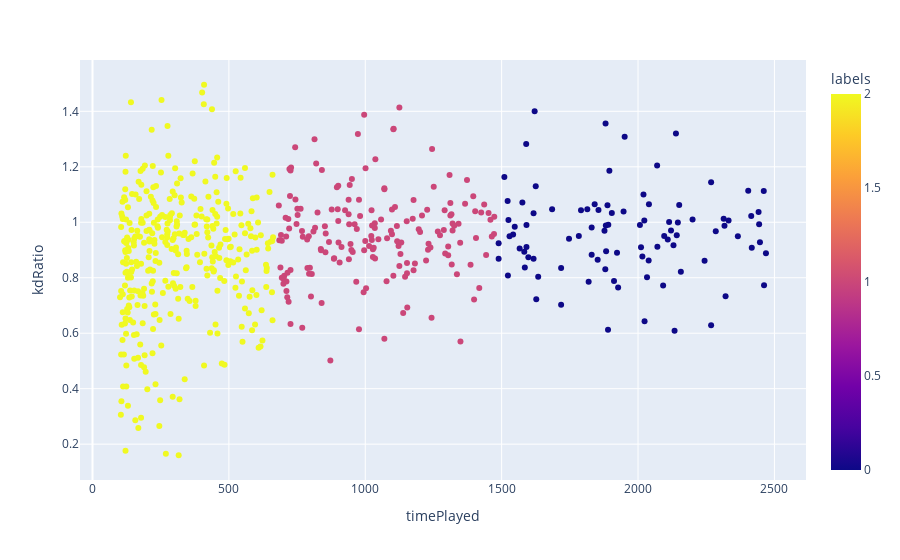

Here is the notebook cell this chart was saved with:
### Code cell
#Get Data
cols = ["kdRatio","timePlayed"]
cod_df = read_csv("data/cod.csv", usecols=cols)
cod_df = cod_df[(cod_df["kdRatio"]>0) & (cod_df["timePlayed"]>100) & (cod_df["kdRatio"]<1.5) & (cod_df["timePlayed"] < 2500)]

#Cluster
scratch_kMeans_clstr = k_means.k_means(3)
scratch_kMeans_clstr.fit(cod_df)
cod_df['labels'] = scratch_kMeans_clstr.labels_vect.astype('int32')
fig = px.scatter(cod_df, x='timePlayed', y='kdRatio', color='labels')
fig.show()

### Figure 1 — Plotly figure (JSON) as saved in the notebook; plotly's stock layout.template omitted (floating-point values rounded to 4 significant figures; data arrays with more than 128 entries replaced by an {"elided": "..."} marker saying what was removed)
{"data": [{"hovertemplate": "timePlayed=%{x}<br>kdRatio=%{y}<br>labels=%{marker.color}<extra></extra>", "legendgroup": "", "marker": {"color": {"elided": "615 int values"}, "coloraxis": "coloraxis", "symbol": "circle"}, "mode": "markers", "name": "", "orientation": "v", "showlegend": false, "type": "scatter", "x": {"elided": "615 int values"}, "xaxis": "x", "y": {"elided": "615 float values"}, "yaxis": "y"}], "layout": {"coloraxis": {"colorbar": {"title": {"text": "labels"}}, "colorscale": [[0, "#0d0887"], [0.1111, "#46039f"], [0.2222, "#7201a8"], [0.3333, "#9c179e"], [0.4444, "#bd3786"], [0.5556, "#d8576b"], [0.6667, "#ed7953"], [0.7778, "#fb9f3a"], [0.8889, "#fdca26"], [1, "#f0f921"]]}, "legend": {"tracegroupgap": 0}, "margin": {"t": 60}, "xaxis": {"anchor": "y", "domain": [0, 1], "title": {"text": "timePlayed"}}, "yaxis": {"anchor": "x", "domain": [0, 1], "title": {"text": "kdRatio"}}}}
